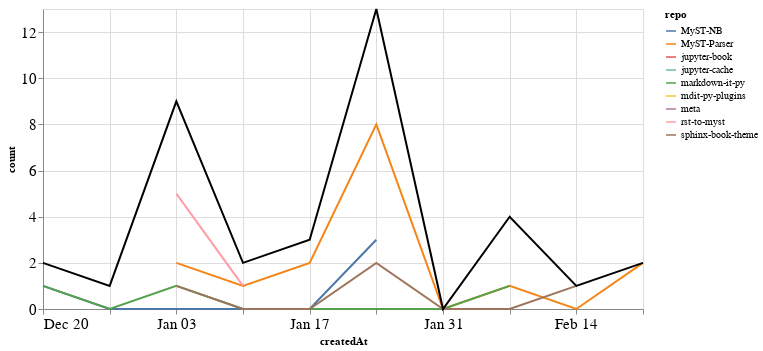

The notebook cell this image was saved under:
### Markdown cell above
### PRs

### Code cell
prs_time = prs.groupby('repo').resample('W', on='createdAt').count()['author'].reset_index()
prs_time = prs_time.rename(columns={'author': 'count'})
prs_time_total = prs_time.groupby('createdAt').agg({"count": "sum"}).reset_index()

ch1 = alt.Chart(prs_time, width=600).mark_line().encode(
    x='createdAt',
    y='count',
    color='repo',
    tooltip="repo"
)

ch2 = alt.Chart(prs_time_total, width=600).mark_line(color="black").encode(
    x='createdAt',
    y='count',
)

ch1 + ch2

### Figure 1 — Vega-Lite specification as saved in the notebook (floating-point values rounded to 4 significant figures)
{"config": {"axisLeft": {"labelFontSize": 15}, "axisBottom": {"labelFontSize": 15}}, "layer": [{"data": {"name": "data-e8393bee581f3ab521d54be8177c13a9"}, "mark": "line", "encoding": {"color": {"type": "nominal", "field": "repo"}, "tooltip": {"type": "nominal", "field": "repo"}, "x": {"type": "temporal", "field": "createdAt"}, "y": {"type": "quantitative", "field": "count"}}, "width": 600}, {"data": {"name": "data-f6b3861815ec3439b1a7a1a65db73e62"}, "mark": {"type": "line", "color": "black"}, "encoding": {"x": {"type": "temporal", "field": "createdAt"}, "y": {"type": "quantitative", "field": "count"}}, "width": 600}], "$schema": "https://vega.github.io/schema/vega-lite/v4.8.1.json", "datasets": {"data-e8393bee581f3ab521d54be8177c13a9": [{"repo": "MyST-NB", "createdAt": "2020-12-20T00:00:00", "count": 1}, {"repo": "MyST-NB", "createdAt": "2020-12-27T00:00:00", "count": 0}, {"repo": "MyST-NB", "createdAt": "2021-01-03T00:00:00", "count": 0}, {"repo": "MyST-NB", "createdAt": "2021-01-10T00:00:00", "count": 0}, {"repo": "MyST-NB", "createdAt": "2021-01-17T00:00:00", "count": 0}, {"repo": "MyST-NB", "createdAt": "2021-01-24T00:00:00", "count": 3}, {"repo": "MyST-Parser", "createdAt": "2021-01-03T00:00:00", "count": 2}, {"repo": "MyST-Parser", "createdAt": "2021-01-10T00:00:00", "count": 1}, {"repo": "MyST-Parser", "createdAt": "2021-01-17T00:00:00", "count": 2}, {"repo": "MyST-Parser", "createdAt": "2021-01-24T00:00:00", "count": 8}, {"repo": "MyST-Parser", "createdAt": "2021-01-31T00:00:00", "count": 0}, {"repo": "MyST-Parser", "createdAt": "2021-02-07T00:00:00", "count": 1}, {"repo": "MyST-Parser", "createdAt": "2021-02-14T00:00:00", "count": 0}, {"repo": "MyST-Parser", "createdAt": "2021-02-21T00:00:00", "count": 2}, {"repo": "jupyter-book", "createdAt": "2021-02-07T00:00:00", "count": 1}, {"repo": "jupyter-cache", "createdAt": "2021-01-17T00:00:00", "count": 1}, {"repo": "markdown-it-py", "createdAt": "2020-12-20T00:00:00", "count": 1}, {"repo": "markdown-it-py", "createdAt": "2020-12-27T00:00:00", "count": 0}, {"repo": "markdown-it-py", "createdAt": "2021-01-03T00:00:00", "count": 1}, {"repo": "markdown-it-py", "createdAt": "2021-01-10T00:00:00", "count": 0}, {"repo": "markdown-it-py", "createdAt": "2021-01-17T00:00:00", "count": 0}, {"repo": "markdown-it-py", "createdAt": "2021-01-24T00:00:00", "count": 0}, {"repo": "markdown-it-py", "createdAt": "2021-01-31T00:00:00", "count": 0}, {"repo": "markdown-it-py", "createdAt": "2021-02-07T00:00:00", "count": 1}, {"repo": "mdit-py-plugins", "createdAt": "2021-02-07T00:00:00", "count": 1}, {"repo": "meta", "createdAt": "2020-12-27T00:00:00", "count": 1}, {"repo": "rst-to-myst", "createdAt": "2021-01-03T00:00:00", "count": 5}, {"repo": "rst-to-myst", "createdAt": "2021-01-10T00:00:00", "count": 1}, {"repo": "sphinx-book-theme", "createdAt": "2021-01-03T00:00:00", "count": 1}, {"repo": "sphinx-book-theme", "createdAt": "2021-01-10T00:00:00", "count": 0}, {"repo": "sphinx-book-theme", "createdAt": "2021-01-17T00:00:00", "count": 0}, {"repo": "sphinx-book-theme", "createdAt": "2021-01-24T00:00:00", "count": 2}, {"repo": "sphinx-book-theme", "createdAt": "2021-01-31T00:00:00", "count": 0}, {"repo": "sphinx-book-theme", "createdAt": "2021-02-07T00:00:00", "count": 0}, {"repo": "sphinx-book-theme", "createdAt": "2021-02-14T00:00:00", "count": 1}], "data-f6b3861815ec3439b1a7a1a65db73e62": [{"createdAt": "2020-12-20T00:00:00", "count": 2}, {"createdAt": "2020-12-27T00:00:00", "count": 1}, {"createdAt": "2021-01-03T00:00:00", "count": 9}, {"createdAt": "2021-01-10T00:00:00", "count": 2}, {"createdAt": "2021-01-17T00:00:00", "count": 3}, {"createdAt": "2021-01-24T00:00:00", "count": 13}, {"createdAt": "2021-01-31T00:00:00", "count": 0}, {"createdAt": "2021-02-07T00:00:00", "count": 4}, {"createdAt": "2021-02-14T00:00:00", "count": 1}, {"createdAt": "2021-02-21T00:00:00", "count": 2}]}}
